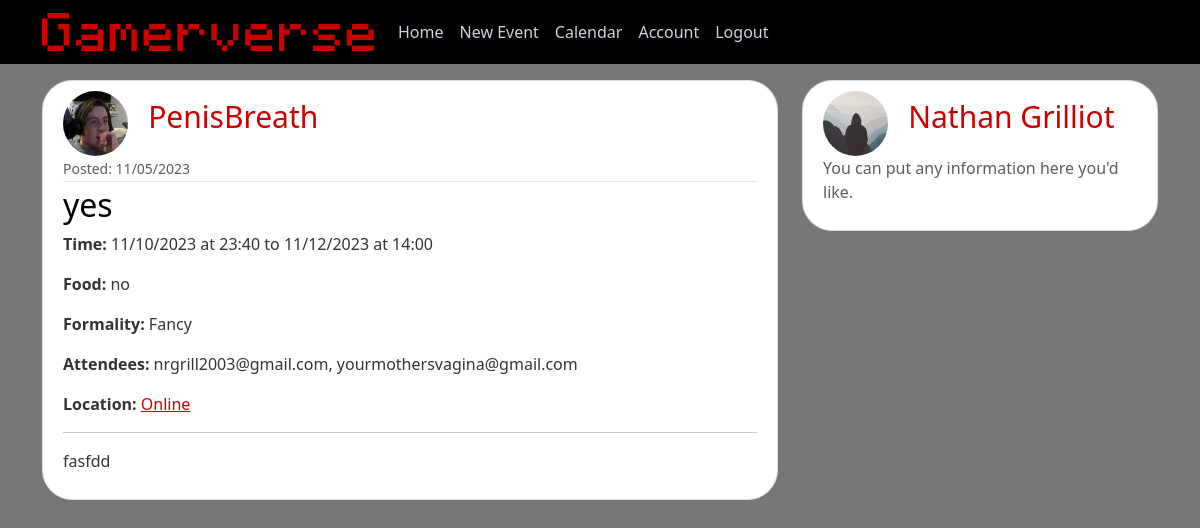
The app's page /post/4 (signed in) with its own data.
### gamerverse/models.py (models this page shows, shortened)
class User(db.Model, UserMixin):
    id = db.Column(db.Integer, primary_key=True)
    username = db.Column(db.String(20), unique=True, nullable=False)
    email = db.Column(db.String(120), unique=True, nullable=False)
    image_file = db.Column(db.String(20), nullable=False, default='default.jpg')
    password = db.Column(db.String(60), nullable=False)
    posts = db.relationship('Event', backref='author', lazy=True)

class Event(db.Model):
    id = db.Column(db.Integer, primary_key=True)
    title = db.Column(db.String(100), nullable=False)
    date_posted = db.Column(db.DateTime, nullable=False, default=datetime.utcnow)
    description = db.Column(db.Text, nullable=False)
    start_date = db.Column(db.DateTime, nullable=False)
    end_date = db.Column(db.DateTime, nullable=False)
    attendees = db.Column(db.Text, nullable=False)
    games = db.Column(db.Text, nullable=False)
    food = db.Column(db.Text, nullable=False)
    nut_allergy = db.Column(db.Boolean, nullable=False)
    formality = db.Column(db.Text, nullable=False)
    location = db.Column(db.Text, nullable=False)
    map_link = db.Column(db.Text, nullable=False)
    user_id = db.Column(db.Integer, db.ForeignKey('user.id'), nullable=False)

### gamerverse/posts/routes.py (the view)
@posts.route("/post/<int:post_id>")
def post(post_id):
    post = Event.query.get_or_404(post_id)
    return render_template('post.html', title=post.title, post=post)

### gamerverse/models.py (called while the page is built)
@login_manager.user_loader
def load_user(user_id):
    return User.query.get(int(user_id))

### gamerverse/templates/post.html (shortened to what this page needs)
{% extends "layout.html" %}
{% block content %}
<article class="media content-section">
  <img class="rounded-circle article-img" src="{{ url_for('static', filename='profile_pics/' + post.author.image_file) }}">
  <a class="mr-2 main-username" href="{{ url_for('users.user_posts', username=post.author.username) }}">{{ post.author.username }}</a>
  <div class="media-body">
    <div class="article-metadata">
      <small class="text-muted">Posted: {{ post.date_posted.strftime('%m/%d/%Y') }}</small>
    </div>
    <h2><a class="article-title" href="{{ url_for('posts.post', post_id=post.id) }}">{{ post.title }}</a></h2>
    <p><b>Time: </b>{{ post.start_date.strftime('%m/%d/%Y at %H:%M') }} to {{ post.end_date.strftime('%m/%d/%Y at %H:%M') }}</p>
    <p><b>Food: </b>{{ post.food }}</p>
    <p><b>Formality: </b>{{ post.formality }}</p>
    <p><b>Attendees: </b>{{ post.attendees}}</p>
    <p><b>Location: </b><a href="{{ post.map_link }}" class="gamer-red">{{ post.location}}</a></p>
    <hr />
    <p class="article-content">{{ post.description }}</p>
  </div>
</article>
{% endblock content %}

### gamerverse/templates/layout.html (shortened to what this page needs)
<!DOCTYPE html>
<html>
<head>
    <link href="https://cdn.jsdelivr.net/npm/bootstrap@5.3.2/dist/css/bootstrap.min.css" rel="stylesheet">
    <link rel="stylesheet" type="text/css" href="{{ url_for('static', filename='main.css') }}">
</head>
<body class="background-gray">
    <header class="site-header">
      <nav class="navbar navbar-expand-lg fixed-top bg-dark bg-black">
        <div class="container">
          <a class="navbar-brand mr-4 gamer-green" href="/"><img src="{{ url_for('static', filename='logo.png') }}" height="38"></a>
          <div class="collapse navbar-collapse" id="navbarToggle">
            <div class="navbar-nav mr-auto">
              <a class="nav-item nav-link" href="{{ url_for('main.home') }}">Home</a>
            </div>
            <div class="navbar-nav">
              {% if current_user.is_authenticated %}
                <a class="nav-item nav-link" href="{{ url_for('posts.new_post') }}">New Event</a>
                <a class="nav-item nav-link" href="{{ url_for('main.calendar') }}">Calendar</a>
                <a class="nav-item nav-link" href="{{ url_for('users.account') }}">Account</a>
                <a class="nav-item nav-link" href="{{ url_for('users.logout') }}">Logout</a>
              {% else %}
                <a class="nav-item nav-link" href="{{ url_for('users.login') }}">Login</a>
                <a class="nav-item nav-link" href="{{ url_for('users.register') }}">Register</a>
              {% endif %}
            </div>
          </div>
        </div>
      </nav>
    </header>
    <main role="main" class="container">
      <div class="row">
        <div class="col-md-8">
          {% block content %}{% endblock %}
        </div>
        <div class="col-md-4">
          <div class="content-section">
            {% if current_user.is_authenticated %}
              <img class="rounded-circle article-img" src="{{ url_for('static', filename='profile_pics/' + current_user.image_file) }}">
              <a class="mr-2 main-username" href="{{ url_for('users.account') }}">{{ current_user.username }}</a>
              <p class='text-muted'>You can put any information here you'd like.
            {% endif %}
            </p>
          </div>
        </div>
      </div>
    </main>
</body>
</html>

### gamerverse/static/main.css (style rules this page uses)
body { background: #fafafa; color: #333333; margin-top: 5rem; }
h1, h2, h3, h4, h5, h6 { color: #cc0000; }
.site-header .navbar-nav .nav-link { color: #cbd5db; }
.content-section { background: #ffffff; padding: 10px 20px; border: 1px solid #dddddd; border-radius: 30px; margin-bottom: 20px; }
.article-title { color: #000000; text-decoration: none; }
.article-content { white-space: pre-line; }
.article-img { height: 65px; width: 65px; margin-right: 16px; }
.article-metadata { padding-bottom: 1px; margin-bottom: 4px; border-bottom: 1px solid #e3e3e3 }
.gamer-red { color: #cc0000; }
.main-username { font-size: 30px; text-decoration-line: none; color: #cc0000; }
.gamer-green { color: #527d02; }
.background-gray { background: #777777; }
.bg-black { background: #000000; }

### records on screen
User: image_file (picture), author.username "PenisBreath"
Event: date_posted "11/05/2023", title "yes", start_date "11/10/2023 at 23:40", end_date "11/12/2023 at 14:00", food "no", formality "Fancy", attendees "nrgrill2003@gmail.com, yourmothersvagina@gmail.com", location "Online", description "fasfdd"
User: image_file (placeholder picture), username "Nathan Grilliot"
